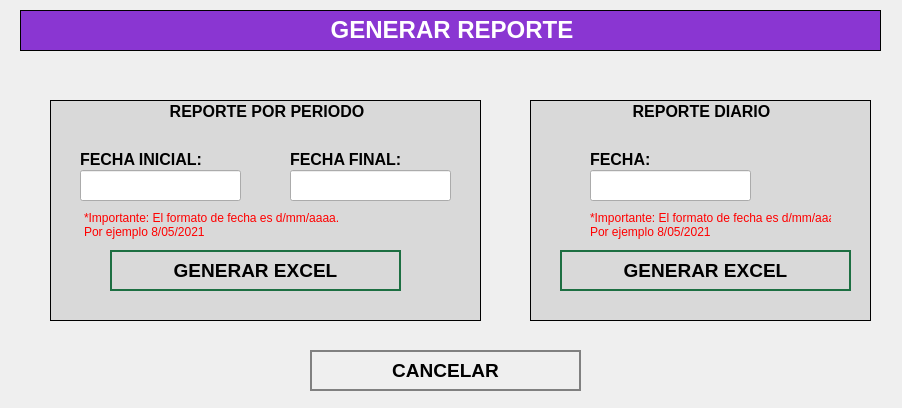
<?xml version="1.0" encoding="UTF-8"?>
<ui version="4.0">
 <class>ConfirmExcel</class>
 <widget class="QWidget" name="ConfirmExcel">
  <property name="geometry">
   <rect>
    <x>0</x>
    <y>0</y>
    <width>902</width>
    <height>408</height>
   </rect>
  </property>
  <property name="windowTitle">
   <string>Generar Reporte</string>
  </property>
  <property name="styleSheet">
   <string notr="true">QPushButton
{	
	height: 2em;
 	border-style: solid;
	border-width: 2px;
 	border-color: grey;
	font-weight: bold;
}

QPushButton:hover
{
   	background-color:grey;
	color:white;
}</string>
  </property>
  <widget class="QLabel" name="label">
   <property name="geometry">
    <rect>
     <x>20</x>
     <y>10</y>
     <width>861</width>
     <height>41</height>
    </rect>
   </property>
   <property name="font">
    <font>
     <underline>false</underline>
    </font>
   </property>
   <property name="autoFillBackground">
    <bool>false</bool>
   </property>
   <property name="styleSheet">
    <string notr="true">background-color: #8a36d2;</string>
   </property>
   <property name="frameShape">
    <enum>QFrame::Box</enum>
   </property>
   <property name="text">
    <string>&lt;html&gt;&lt;head/&gt;&lt;body&gt;&lt;p align=&quot;center&quot;&gt;&lt;span style=&quot; font-size:18pt; font-weight:600; color:#ffffff;&quot;&gt;GENERAR REPORTE&lt;/span&gt;&lt;/p&gt;&lt;/body&gt;&lt;/html&gt;</string>
   </property>
  </widget>
  <widget class="QPushButton" name="cancelButton">
   <property name="geometry">
    <rect>
     <x>310</x>
     <y>350</y>
     <width>271</width>
     <height>41</height>
    </rect>
   </property>
   <property name="font">
    <font>
     <pointsize>14</pointsize>
     <weight>75</weight>
     <bold>true</bold>
    </font>
   </property>
   <property name="cursor">
    <cursorShape>PointingHandCursor</cursorShape>
   </property>
   <property name="styleSheet">
    <string notr="true">QPushButton
{	
	height: 2em;
 	border-style: solid;
	border-width: 2px;
 	border-color: grey;
	font-weight: bold;
}

QPushButton:hover
{
   	background-color:grey;
	color:white;
}</string>
   </property>
   <property name="text">
    <string>CANCELAR</string>
   </property>
   <property name="icon">
    <iconset>
     <normaloff>../assets/icons/cancel-icon.png</normaloff>../assets/icons/cancel-icon.png</iconset>
   </property>
   <property name="iconSize">
    <size>
     <width>30</width>
     <height>30</height>
    </size>
   </property>
   <property name="flat">
    <bool>true</bool>
   </property>
  </widget>
  <widget class="QLabel" name="label_horaIngreso">
   <property name="geometry">
    <rect>
     <x>80</x>
     <y>150</y>
     <width>171</width>
     <height>16</height>
    </rect>
   </property>
   <property name="text">
    <string>&lt;html&gt;&lt;head/&gt;&lt;body&gt;&lt;p&gt;&lt;span style=&quot; font-size:12pt; font-weight:600;&quot;&gt;FECHA INICIAL:&lt;/span&gt;&lt;/p&gt;&lt;/body&gt;&lt;/html&gt;</string>
   </property>
  </widget>
  <widget class="QLabel" name="label_horaSalida">
   <property name="geometry">
    <rect>
     <x>290</x>
     <y>150</y>
     <width>171</width>
     <height>16</height>
    </rect>
   </property>
   <property name="text">
    <string>&lt;html&gt;&lt;head/&gt;&lt;body&gt;&lt;p&gt;&lt;span style=&quot; font-size:12pt; font-weight:600;&quot;&gt;FECHA FINAL:&lt;/span&gt;&lt;/p&gt;&lt;/body&gt;&lt;/html&gt;</string>
   </property>
  </widget>
  <widget class="QLineEdit" name="horaSalidaLineEdit">
   <property name="geometry">
    <rect>
     <x>290</x>
     <y>170</y>
     <width>161</width>
     <height>31</height>
    </rect>
   </property>
   <property name="font">
    <font>
     <pointsize>14</pointsize>
    </font>
   </property>
  </widget>
  <widget class="QGroupBox" name="groupBox">
   <property name="geometry">
    <rect>
     <x>50</x>
     <y>100</y>
     <width>431</width>
     <height>221</height>
    </rect>
   </property>
   <property name="font">
    <font>
     <pointsize>12</pointsize>
     <weight>75</weight>
     <bold>true</bold>
    </font>
   </property>
   <property name="styleSheet">
    <string notr="true">height: 2em;
 border-style: solid;
border-width: 1px;
 border-color: black;
background-color:#D9D9D9;
font-weight: bold;
</string>
   </property>
   <property name="title">
    <string>REPORTE POR PERIODO</string>
   </property>
   <property name="alignment">
    <set>Qt::AlignHCenter|Qt::AlignTop</set>
   </property>
   <property name="flat">
    <bool>true</bool>
   </property>
   <property name="checkable">
    <bool>false</bool>
   </property>
   <widget class="QLabel" name="label_horaIngreso_4">
    <property name="geometry">
     <rect>
      <x>30</x>
      <y>110</y>
      <width>331</width>
      <height>31</height>
     </rect>
    </property>
    <property name="styleSheet">
     <string notr="true">border-color: #0000ffff;</string>
    </property>
    <property name="text">
     <string>&lt;html&gt;&lt;head/&gt;&lt;body&gt;&lt;p&gt;&lt;span style=&quot; font-weight:400; color:#ff0000;&quot;&gt;*Importante: El formato de fecha es d/mm/aaaa.&lt;br/&gt;Por ejemplo 8/05/2021&lt;/span&gt;&lt;/p&gt;&lt;/body&gt;&lt;/html&gt;</string>
    </property>
   </widget>
  </widget>
  <widget class="QLineEdit" name="horaIngresoLineEdit">
   <property name="geometry">
    <rect>
     <x>80</x>
     <y>170</y>
     <width>161</width>
     <height>31</height>
    </rect>
   </property>
   <property name="font">
    <font>
     <pointsize>14</pointsize>
    </font>
   </property>
  </widget>
  <widget class="QGroupBox" name="groupBox_2">
   <property name="geometry">
    <rect>
     <x>530</x>
     <y>100</y>
     <width>341</width>
     <height>221</height>
    </rect>
   </property>
   <property name="font">
    <font>
     <pointsize>12</pointsize>
     <weight>75</weight>
     <bold>true</bold>
    </font>
   </property>
   <property name="styleSheet">
    <string notr="true">height: 2em;
 border-style: solid;
border-width: 1px;
 border-color: black;
background-color:#D9D9D9;
font-weight: bold;
</string>
   </property>
   <property name="title">
    <string>REPORTE DIARIO</string>
   </property>
   <property name="alignment">
    <set>Qt::AlignHCenter|Qt::AlignTop</set>
   </property>
   <property name="flat">
    <bool>true</bool>
   </property>
   <property name="checkable">
    <bool>false</bool>
   </property>
   <widget class="QPushButton" name="generarExcelHoyButton">
    <property name="geometry">
     <rect>
      <x>30</x>
      <y>150</y>
      <width>291</width>
      <height>41</height>
     </rect>
    </property>
    <property name="font">
     <font>
      <pointsize>14</pointsize>
      <weight>75</weight>
      <bold>true</bold>
     </font>
    </property>
    <property name="cursor">
     <cursorShape>PointingHandCursor</cursorShape>
    </property>
    <property name="styleSheet">
     <string notr="true">QPushButton
{	
	height: 2em;
 	border-style: solid;
	border-width: 2px;
 	border-color: #1D6F42;
	font-weight: bold;
}

QPushButton:hover
{
   	background-color:#1D6F42;
	color:white;
}</string>
    </property>
    <property name="text">
     <string>GENERAR EXCEL</string>
    </property>
    <property name="icon">
     <iconset>
      <normaloff>../assets/icons/save-icon.png</normaloff>../assets/icons/save-icon.png</iconset>
    </property>
    <property name="iconSize">
     <size>
      <width>30</width>
      <height>30</height>
     </size>
    </property>
    <property name="flat">
     <bool>true</bool>
    </property>
   </widget>
  </widget>
  <widget class="QPushButton" name="generarExcelFechasButton">
   <property name="geometry">
    <rect>
     <x>110</x>
     <y>250</y>
     <width>291</width>
     <height>41</height>
    </rect>
   </property>
   <property name="font">
    <font>
     <pointsize>14</pointsize>
     <weight>75</weight>
     <bold>true</bold>
    </font>
   </property>
   <property name="cursor">
    <cursorShape>PointingHandCursor</cursorShape>
   </property>
   <property name="styleSheet">
    <string notr="true">QPushButton
{	
	height: 2em;
 	border-style: solid;
	border-width: 2px;
 	border-color: #1D6F42;
	font-weight: bold;
}

QPushButton:hover
{
   	background-color:#1D6F42;
	color:white;
}</string>
   </property>
   <property name="text">
    <string>GENERAR EXCEL</string>
   </property>
   <property name="icon">
    <iconset>
     <normaloff>../assets/icons/save-icon.png</normaloff>../assets/icons/save-icon.png</iconset>
   </property>
   <property name="iconSize">
    <size>
     <width>30</width>
     <height>30</height>
    </size>
   </property>
   <property name="flat">
    <bool>true</bool>
   </property>
  </widget>
  <widget class="QLineEdit" name="fechaHoyLineEdit">
   <property name="geometry">
    <rect>
     <x>590</x>
     <y>170</y>
     <width>161</width>
     <height>31</height>
    </rect>
   </property>
   <property name="font">
    <font>
     <pointsize>14</pointsize>
    </font>
   </property>
  </widget>
  <widget class="QLabel" name="label_horaIngreso_2">
   <property name="geometry">
    <rect>
     <x>590</x>
     <y>150</y>
     <width>171</width>
     <height>16</height>
    </rect>
   </property>
   <property name="text">
    <string>&lt;html&gt;&lt;head/&gt;&lt;body&gt;&lt;p&gt;&lt;span style=&quot; font-size:12pt; font-weight:600;&quot;&gt;FECHA:&lt;/span&gt;&lt;/p&gt;&lt;/body&gt;&lt;/html&gt;</string>
   </property>
  </widget>
  <widget class="QLabel" name="label_horaIngreso_3">
   <property name="geometry">
    <rect>
     <x>590</x>
     <y>210</y>
     <width>241</width>
     <height>31</height>
    </rect>
   </property>
   <property name="text">
    <string>&lt;html&gt;&lt;head/&gt;&lt;body&gt;&lt;p&gt;&lt;span style=&quot; color:#ff0000;&quot;&gt;*Importante: El formato de fecha es d/mm/aaaa.&lt;br/&gt;Por ejemplo 8/05/2021&lt;/span&gt;&lt;/p&gt;&lt;/body&gt;&lt;/html&gt;</string>
   </property>
  </widget>
  <zorder>groupBox_2</zorder>
  <zorder>groupBox</zorder>
  <zorder>label</zorder>
  <zorder>cancelButton</zorder>
  <zorder>label_horaIngreso</zorder>
  <zorder>label_horaSalida</zorder>
  <zorder>horaSalidaLineEdit</zorder>
  <zorder>horaIngresoLineEdit</zorder>
  <zorder>generarExcelFechasButton</zorder>
  <zorder>fechaHoyLineEdit</zorder>
  <zorder>label_horaIngreso_2</zorder>
  <zorder>label_horaIngreso_3</zorder>
 </widget>
 <tabstops>
  <tabstop>horaIngresoLineEdit</tabstop>
  <tabstop>horaSalidaLineEdit</tabstop>
  <tabstop>generarExcelFechasButton</tabstop>
  <tabstop>fechaHoyLineEdit</tabstop>
  <tabstop>generarExcelHoyButton</tabstop>
  <tabstop>cancelButton</tabstop>
 </tabstops>
 <resources/>
 <connections/>
</ui>
